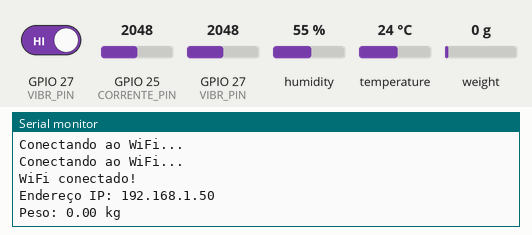
Simulated run of this sketch. Board: ESP32. Shown: the last lines printed to the serial monitor. Inputs (shaded band) come from the test bench; at power-on: GPIO 27 (VIBR_PIN) HIGH, humidity 55 %, weight on the scale 0 g, GPIO 25 (CORRENTE_PIN) = 2048, GPIO 27 (VIBR_PIN) = 2048, temperature 24 °C. WiFi joins after 1.5 s; servers stay silent unless stated; uploads are accepted with an empty reply.

Above: at 4.2 s.
4.3 s: GPIO 27 (VIBR_PIN) driven LOW
At 4.3 s:
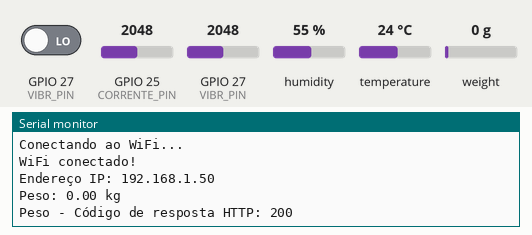
11.4 s: GPIO 27 (VIBR_PIN) driven HIGH
At 18.94 s:
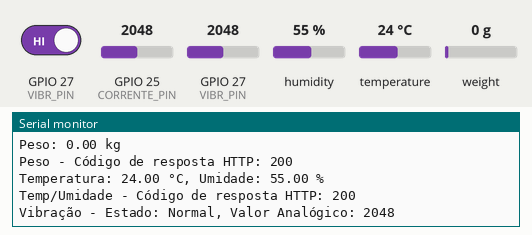
20.2 s: humidity set to 22 %
At 21.3 s:
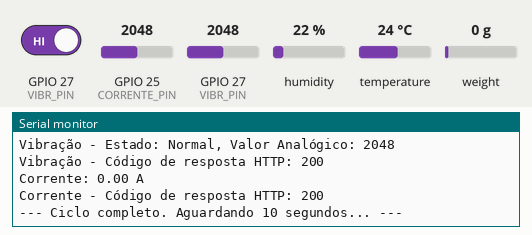
27.3 s: weight on the scale set to 100 g
At 32.0 s:
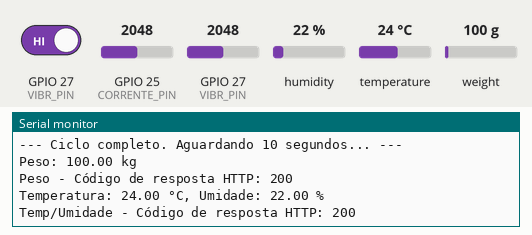
34.4 s: GPIO 25 (CORRENTE_PIN) set to 2866
At 35.5 s:
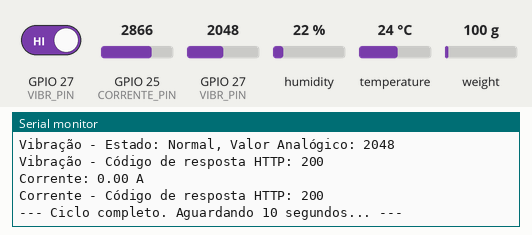
41.5 s: GPIO 27 (VIBR_PIN) set to 2866
At 46.1 s:
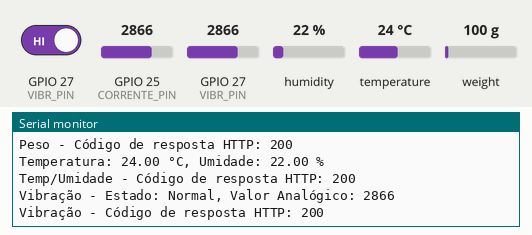

Measured:
- after the input at 11.4 s, the serial monitor: prints a new line after 7.4 s (image 2)
- after the input at 27.3 s, the serial monitor: prints a new line after 3.4 s (image 4)
- after the input at 41.5 s, the serial monitor: prints a new line after 4.0 s (image 6)

The sketch:

projeto.ino
```cpp
#include <WiFi.h>
#include <HTTPClient.h>
#include <HX711.h>
#include <DHT.h> // <-- BIBLIOTECA ADICIONADA PARA O DHT22

// --- Configurações dos Pinos ---

//--- Sensor de Temperatura e Umidade (DHT22) ---
#define DHT_PIN 2  // <-- NOVO PINO PARA O SENSOR DHT22. ESCOLHA UMA GPIO VÁLIDA!
#define DHT_TYPE DHT22

//--- Sensor de Peso (HX711) ---
#define DT_PIN 5
#define SCK_PIN 18

//--- Sensor de Vibração (SW-420) ---
#define VIBR_PIN 27

//--- Sensor de Corrente (ACS712) ---
#define CORRENTE_PIN 25

// --- Constantes e Variáveis Globais ---

// Constante para calibração da balança
const float FATOR_CALIBRACAO = -4652.0;

// Constantes para o sensor de corrente ACS712
const float sensibilidade = 0.100;      // Sensibilidade para o modelo de 20A (100mV/A)
const float tensaoReferenciaADC = 3.3;  // Tensão de operação do ESP32
const int resolucaoADC = 4095;          // Resolução do ADC do ESP32 (12-bit)
const float vccSensor = 3.3;            // Tensão de alimentação do MÓDULO ACS712
const float tensaoOffset = vccSensor / 2.0;

// --- Configurações de Rede ---
//const char* ssid = "Jvc";
//const char* password = "Jjvictor2302#7394";
const char* ssid = "CN";
const char* password = "Csantos33";
String serverName = "http://192.168.15.33:5001";

// --- Instâncias dos Sensores ---
DHT dht(DHT_PIN, DHT_TYPE);
HX711 balanca;

void setup() {
  Serial.begin(9600);

  // --- Inicialização do Sensor de Peso ---
  balanca.begin(DT_PIN, SCK_PIN);
  balanca.set_scale(FATOR_CALIBRACAO);
  balanca.tare();
  Serial.println("Balança pronta para uso.");

  // --- Inicialização do Sensor de Temperatura e Umidade ---
  dht.begin();
  Serial.println("Sensor DHT22 inicializado.");

  // --- Inicialização do pino do Sensor de Vibração ---
  pinMode(VIBR_PIN, INPUT);
  Serial.println("Sensor de Vibração inicializado.");

  // --- Conexão Wi-Fi ---
  WiFi.begin(ssid, password);
  while (WiFi.status() != WL_CONNECTED) {
    delay(1000);
    Serial.println("Conectando ao WiFi...");
  }
  Serial.println("WiFi conectado!");
  Serial.print("Endereço IP: ");
  Serial.println(WiFi.localIP());
}

void loop() {
  // Verifica se o WiFi está conectado antes de tentar enviar os dados
  if (WiFi.status() == WL_CONNECTED) {
    // Chama as funções para ler e enviar os dados de cada sensor
    enviarDadosPeso();
    delay(500); // Pequeno delay para não sobrecarregar o servidor com requisições simultâneas
    enviarDadosTemperaturaUmidade();
    delay(500);
    enviarDadosVibracao();
    delay(500);
    enviarDadosCorrente();
  } else {
    Serial.println("WiFi desconectado. Tentando reconectar...");
    WiFi.begin(ssid, password);
  }

  // Intervalo principal entre os ciclos de leitura e envio de TODOS os sensores
  Serial.println("\n--- Ciclo completo. Aguardando 10 segundos... ---\n");
  delay(10000);
}

/**
 * @brief Lê o sensor de peso (HX711) e envia os dados para o endpoint /peso.
 */
void enviarDadosPeso() {
  float peso = balanca.get_units(10);
  Serial.print("Peso: ");
  Serial.print(peso, 2);
  Serial.println(" kg");

  HTTPClient http;
  String urlCompleta = serverName + "/peso";
  http.begin(urlCompleta);
  http.addHeader("Content-Type", "application/json");

  String jsonData = "{\"peso\": " + String(peso, 2) + "}";

  int httpResponseCode = http.POST(jsonData);

  if (httpResponseCode > 0) {
    Serial.print("Peso - Código de resposta HTTP: ");
    Serial.println(httpResponseCode);
  } else {
    Serial.print("Peso - Erro na requisição: ");
    Serial.println(httpResponseCode);
  }
  http.end();
}

/**
 * @brief Lê o sensor de temperatura e umidade (DHT22) e envia os dados para o endpoint /temperatura_umidade.
 */
void enviarDadosTemperaturaUmidade() {
  float umidade = dht.readHumidity();
  float temperatura = dht.readTemperature();

  // Verifica se a leitura falhou
  if (isnan(temperatura) || isnan(umidade)) {
    Serial.println("Falha na leitura do sensor DHT22!");
    return;
  }

  Serial.print("Temperatura: ");
  Serial.print(temperatura);
  Serial.print(" °C, Umidade: ");
  Serial.print(umidade);
  Serial.println(" %");

  HTTPClient http;
  // Endpoint para temperatura e umidade. Ajuste se necessário.
  String urlCompleta = serverName + "/temperatura_umidade";
  http.begin(urlCompleta);
  http.addHeader("Content-Type", "application/json");

  String jsonData = "{\"temperatura\": " + String(temperatura) + ", \"umidade\": " + String(umidade) + "}";

  int httpResponseCode = http.POST(jsonData);

  if (httpResponseCode > 0) {
    Serial.print("Temp/Umidade - Código de resposta HTTP: ");
    Serial.println(httpResponseCode);
  } else {
    Serial.print("Temp/Umidade - Erro na requisição: ");
    Serial.println(httpResponseCode);
  }
  http.end();
}

/**
 * @brief Lê o sensor de vibração (SW-420) e envia os dados para o endpoint /vibracao.
 */
void enviarDadosVibracao() {
  // A leitura digital retorna LOW (0) quando há vibração e HIGH (1) quando não há.
  int estadoDigital = digitalRead(VIBR_PIN);
  // A leitura analógica dá uma ideia da intensidade (valor menor = mais vibração)
  int valorAnalogico = analogRead(VIBR_PIN);

  String estadoStr = (estadoDigital == LOW) ? "Vibracao Detectada" : "Normal";

  Serial.print("Vibração - Estado: ");
  Serial.print(estadoStr);
  Serial.print(", Valor Analógico: ");
  Serial.println(valorAnalogico);

  HTTPClient http;
  String urlCompleta = serverName + "/vibracao";
  http.begin(urlCompleta);
  http.addHeader("Content-Type", "application/json");

  String jsonData = "{\"estado_vibracao\": \"" + estadoStr + "\", \"valor_analogico\": " + String(valorAnalogico) + "}";

  int httpResponseCode = http.POST(jsonData);

  if (httpResponseCode > 0) {
    Serial.print("Vibração - Código de resposta HTTP: ");
    Serial.println(httpResponseCode);
  } else {
    Serial.print("Vibração - Erro na requisição: ");
    Serial.println(httpResponseCode);
  }
  http.end();
}

/**
 * @brief Lê o sensor de corrente (ACS712) e envia os dados para o endpoint /corrente.
 */
void enviarDadosCorrente() {
  int valorADC = analogRead(CORRENTE_PIN);
  float tensaoNoPino = (valorADC / (float)resolucaoADC) * tensaoReferenciaADC;
  float corrente = (tensaoNoPino - tensaoOffset) / sensibilidade;

  // Corrige pequenas flutuações em torno de zero
  if (abs(corrente) < 0.1) {
    corrente = 0.0;
  }

  Serial.print("Corrente: ");
  Serial.print(corrente, 2);
  Serial.println(" A");

  HTTPClient http;
  String urlCompleta = serverName + "/corrente";
  http.begin(urlCompleta);
  http.addHeader("Content-Type", "application/json");

  String jsonData = "{\"corrente\": " + String(corrente, 2) + "}";

  int httpResponseCode = http.POST(jsonData);

  if (httpResponseCode > 0) {
    Serial.print("Corrente - Código de resposta HTTP: ");
    Serial.println(httpResponseCode);
  } else {
    Serial.print("Corrente - Erro na requisição: ");
    Serial.println(httpResponseCode);
  }
  http.end();
}
```
